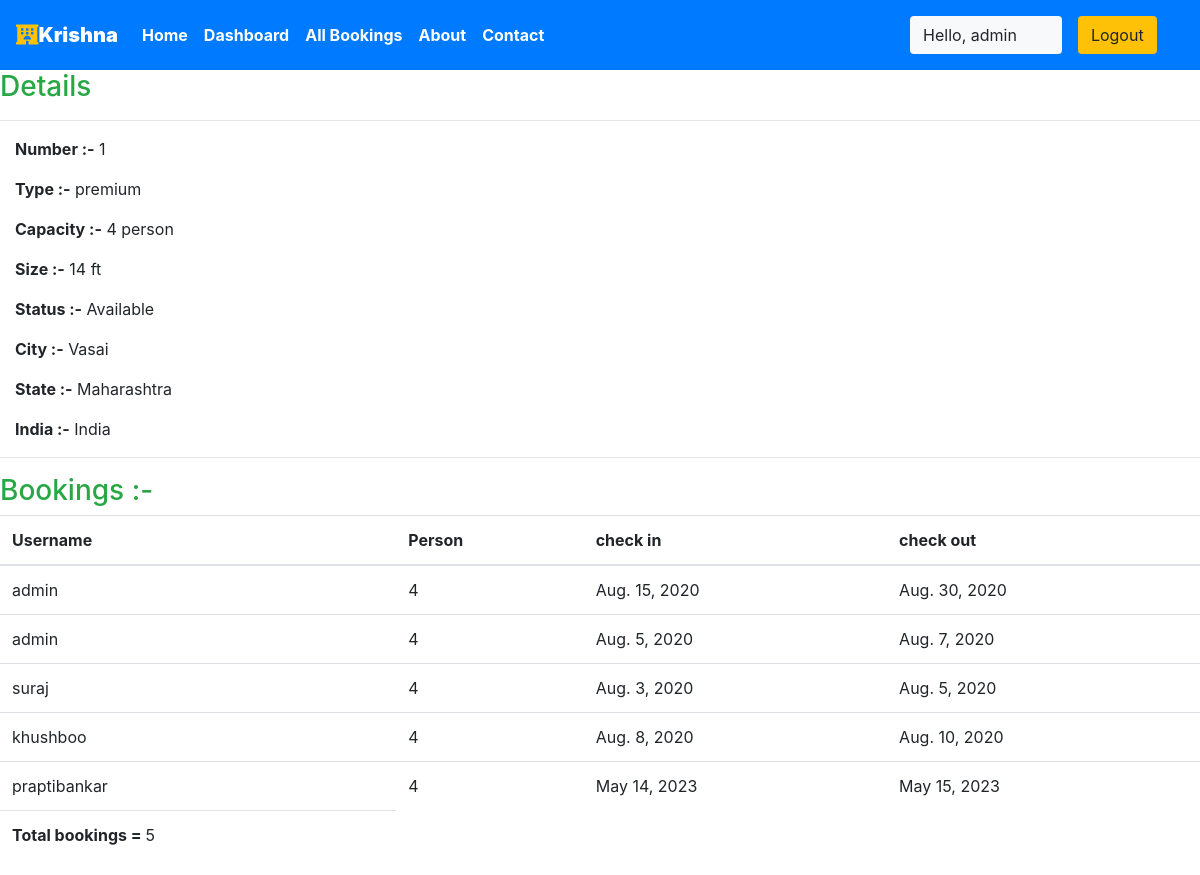
The app's page /staff/panel/view-room?roomid=1 (signed in) with its own data.
### krishna/models.py (models this page shows, shortened)
class Rooms(models.Model):
    ROOM_STATUS = (
    ("1", "available"),
    ("2", "not available"),
    )
    ROOM_TYPE = (
    ("1", "premium"),
    ("2", "deluxe"),
    ("3","basic"),
    )
    room_type = models.CharField(max_length=50,choices = ROOM_TYPE)
    capacity = models.IntegerField()
    price = models.IntegerField()
    size = models.IntegerField()
    hotel = models.ForeignKey(Hotels, on_delete = models.CASCADE)
    status = models.CharField(choices =ROOM_STATUS,max_length = 15)
    roomnumber = models.IntegerField()

class Hotels(models.Model):
    name = models.CharField(max_length=30,default="krishna")
    owner = models.CharField(max_length=20)
    location = models.CharField(max_length=50)
    state = models.CharField(max_length=50,default="maharashtra")
    country = models.CharField(max_length=50,default="india")

class Reservation(models.Model):
    check_in = models.DateField(auto_now =False)
    check_out = models.DateField()
    room = models.ForeignKey(Rooms, on_delete = models.CASCADE)
    guest = models.ForeignKey(User, on_delete= models.CASCADE)
    booking_id = models.CharField(max_length=100,default="null")

### krishna/views.py (the view)
# urls.py: path('staff/panel/view-room', views.view_room),
@login_required(login_url='/staff')
def view_room(request):
    room_id = request.GET['roomid']
    room = Rooms.objects.all().get(id=room_id)
    reservation = Reservation.objects.all().filter(room=room)
    return HttpResponse(render(request,'staff/viewroom.html',{'room':room,'reservations':reservation}))

### templates/staff/viewroom.html
 {% extends 'basic.html' %} {% block title %}View Room {% endblock title %} {% block body %}
<h3 class="text-success"> Details</h3>
<hr>
<div class="container mx-0 ">
    <p><b>Number :-</b> {{room.roomnumber}}</p>
    <p><b>Type :-</b> {{room.get_room_type_display}}</p>
    <p><b>Capacity :-</b> {{room.capacity}} person</p>
    <p><b>Size :-</b> {{room.size}} ft</p>
    <p><b>Status :-</b> {{room.get_status_display| capfirst}} </p>
    <p><b>City :-</b> {{room.hotel.location| capfirst}} </p>
    <p><b>State :-</b> {{room.hotel.state| capfirst}} </p>
    <p><b>India :-</b> {{room.hotel.country| capfirst}} </p>
</div>
<hr> {% if reservations %}
<h3 class="text-success">Bookings :-</h3>
<table class="table">
    <thead>
        <th>Username</th>
        <th>Person</th>
        <th>check in</th>
        <th>check out</th>
    </thead>
    {% for each_detail in reservations %}
    <tr>
        <td>{{each_detail.guest.username}}</td>
        <td>{{each_detail.room.capacity}}</td>
        <td>{{each_detail.check_in}}</td>
        <td>{{each_detail.check_out}}</td>
    </tr>
    {% endfor %}
    <tr>
        <td><b>Total bookings = </b>{{reservations | length}}</td>
    </tr>
</table>
{% else %}
<p>No details found</p>
{% endif %} {% endblock body %}

### templates/basic.html (shortened to what this page needs)
{% load static %}
<!DOCTYPE html>
<!DOCTYPE html>
<html lang="en">
<head>
    <link rel="stylesheet" href="https://use.fontawesome.com/releases/v5.7.0/css/all.css"
>
    <link rel="stylesheet" href="{% static 'bootstrap\bootstrap.css' %}">
    <link rel="stylesheet" href="https://maxcdn.bootstrapcdn.com/bootstrap/4.5.0/css/bootstrap.min.css">
</head>
<body style="dbackground-image: url('https://source.unsplash.com/random');height: 100%;">
    <div class="container-fluid px-0">
        <nav class="navbar navbar-expand-lg navbar-dark bg-primary font-weight-bold">
            <a class="navbar-brand text-bold bg-black " href="/"><i
                    class="fas fa-hotel text-warning"></i><b>Krishna</b></a>
            <div class="collapse navbar-collapse " id="navbarSupportedContent">
                <ul class="navbar-nav mr-auto ">
                    <li class="nav-item active">
                        <a class="nav-link text-bold " href="/home"> Home</a>
                    </li>
                    {% if user.is_staff %}
                    <li class="nav-item active">
                        <a class="nav-link text-bold" href="/staff/panel">Dashboard </a>
                    </li>
                    {% elif user.is_staff == False and user.is_authenticated %}
                    <li class="nav-item active">
                        <a class="nav-link text-bold" href="/user/bookings">My Bookings </a>
                    </li>
                    {% endif %}
                    {% if user.is_staff %}
                    <li class="nav-item active">
                        <a class="nav-link text-bold" href="/staff/allbookings">All Bookings </a>
                    </li>
                    {% endif %}
                    <li class="nav-item active">
                        <a class="nav-link text-bold" href="/about">About</a>
                    </li>
                    <li class="nav-item active">
                        <a class="nav-link text-bold" href="/contact">Contact </a>
                    </li>
                </ul>
                {% if user.is_authenticated %}
                <button class="btn btn-group bg-light" data-toggle="modal" data-target="#forlogin">
                    Hello, {{request.user}}
                    <a href="{% url 'logout'%}" class="nav-link">
                        <button class="btn btn-group bg-warning" data-toggle="modal" data-target="#forlogin">
                            Logout
                        </button></a>&nbsp; &nbsp;
                </button>
                {% endif %}
            </div>
        </nav>
    </div>
    {% block body %}
    {% endblock body %}
</body>
</html>

### templates/basic.html (style rules this page uses)
a { text-decoration: none; }

### records on screen
Rooms: roomnumber "1", room_type "premium", capacity "4", size "14", status "Available", hotel.location "Vasai", hotel.state "Maharashtra", hotel.country "India"
Reservation: guest.username "admin", room.capacity "4", check_in "Aug. 15, 2020", check_out "Aug. 30, 2020"
Reservation: guest.username "admin", room.capacity "4", check_in "Aug. 5, 2020", check_out "Aug. 7, 2020"
Reservation: guest.username "suraj", room.capacity "4", check_in "Aug. 3, 2020", check_out "Aug. 5, 2020"
Reservation: guest.username "khushboo", room.capacity "4", check_in "Aug. 8, 2020", check_out "Aug. 10, 2020"
Reservation: guest.username "praptibankar", room.capacity "4", check_in "May 14, 2023", check_out "May 15, 2023"

### other values on screen
{{ request.user }} "admin"
{{ reservations | length }} "5"
